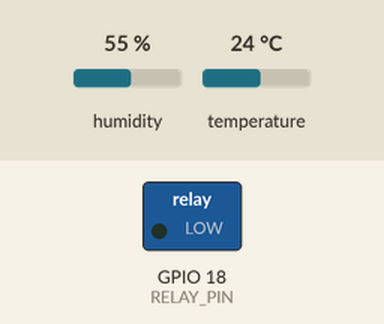
Simulated run of this sketch. Board: ESP32. Parts: switched loads named in the sketch (green lamp = pin HIGH). The test bench sets the inputs (shaded band); at power-on: temperature 24 °C, humidity 55 %. WiFi joins after 1.5 s; servers stay silent unless stated; no MQTT or app messages arrive unless stated; what the sketch prints to the serial monitor is not drawn.

Above: at 3.2 s.
3.3 s: temperature set to 28 °C
11.5 s: temperature set to 31 °C
At 15.4 s:
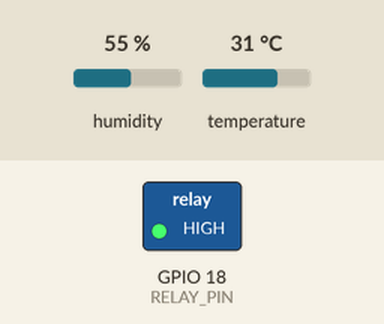
18.2 s: temperature set to 12 °C
At 20.4 s:
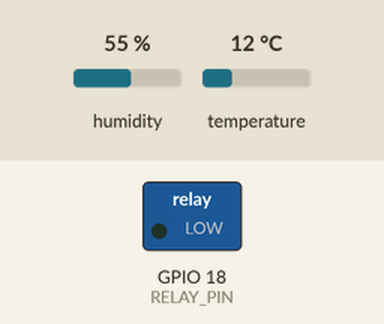
24.9 s: temperature set to 33 °C
At 25.4 s:
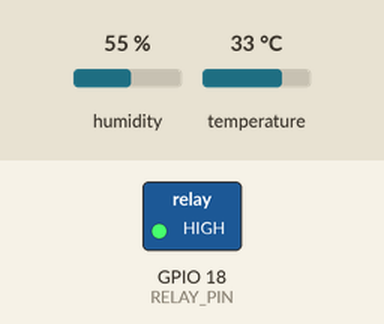
Timing chart, 0 to 27.9 s (numbered marks = the images above; inputs shaded):
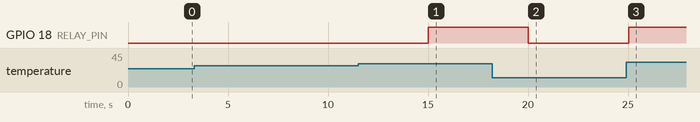

Measured:
- the behaviour switches between 29 and 30 °C on temperature (found by bisection; images 0 and 1)
- after the input at 3.3 s, every drawn part: stays the same
- after the input at 11.5 s, GPIO 18 (RELAY_PIN): LOW → HIGH after 3.5 s
- after the input at 18.2 s, GPIO 18 (RELAY_PIN): HIGH → LOW after 1.8 s
- after the input at 24.9 s, GPIO 18 (RELAY_PIN): LOW → HIGH after 0.13 s

The sketch:

esp32mosqdhtrelay.ino
```cpp
#include <WiFi.h>
#include <PubSubClient.h>
#include <DHT.h>
#include <ArduinoJson.h>

// ---------------- Pin & Sensor Configuration ----------------
#define DHTPIN 4          // D4 (GPIO 4)
#define DHTTYPE DHT11     // DHT11 sensor
#define RELAY_PIN 18      // D18 (GPIO 18)

// Set to true if your relay turns ON with LOW (active-low module),
// or false if it turns ON with HIGH (active-high module).
const bool RELAY_ACTIVE_LOW = false;

// ---------------- Wi-Fi & MQTT Configuration ----------------
const char* WIFI_SSID = "myUUM_Guest";
const char* WIFI_PASSWORD = ""; // Open network (no password)

const char* MQTT_SERVER = "10.19.5.233";
const int MQTT_PORT = 1884;
const char* MQTT_USER = "ahmadhanis";
const char* MQTT_PASS = "abc123";
const char* MQTT_TOPIC = "students/ahmadhanis/sensor";

// Publish interval (in milliseconds)
const unsigned long PUBLISH_INTERVAL_MS = 5000;

// ---------------- Global Objects & State ----------------
WiFiClient espClient;
PubSubClient mqttClient(espClient);
DHT dht(DHTPIN, DHTTYPE);

unsigned long lastPublishMs = 0;
bool relayState = false; // false = OFF, true = ON

void setRelay(bool turnOn) {
  relayState = turnOn;
  if (RELAY_ACTIVE_LOW) {
    digitalWrite(RELAY_PIN, turnOn ? LOW : HIGH);
  } else {
    digitalWrite(RELAY_PIN, turnOn ? HIGH : LOW);
  }
}

void connectWiFi() {
  if (WiFi.status() == WL_CONNECTED) return;

  Serial.print("Connecting to Wi-Fi: ");
  Serial.println(WIFI_SSID);

  WiFi.mode(WIFI_STA);
  WiFi.begin(WIFI_SSID); // Open Wi-Fi (no password)

  unsigned long startAttempt = millis();
  while (WiFi.status() != WL_CONNECTED && millis() - startAttempt < 20000) {
    delay(500);
    Serial.print(".");
  }

  if (WiFi.status() == WL_CONNECTED) {
    Serial.println("\nWi-Fi connected!");
    Serial.print("IP Address: ");
    Serial.println(WiFi.localIP());
  } else {
    Serial.println("\nWi-Fi connection timed out. Will retry...");
  }
}

void connectMQTT() {
  if (WiFi.status() != WL_CONNECTED) {
    connectWiFi();
    if (WiFi.status() != WL_CONNECTED) return;
  }

  mqttClient.setServer(MQTT_SERVER, MQTT_PORT);

  while (!mqttClient.connected() && WiFi.status() == WL_CONNECTED) {
    String clientId = "ESP32_ahmadhanis_" + String((uint32_t)ESP.getEfuseMac(), HEX);
    Serial.print("Connecting to MQTT broker ");
    Serial.print(MQTT_SERVER);
    Serial.print(":");
    Serial.print(MQTT_PORT);
    Serial.print(" ... ");

    if (mqttClient.connect(clientId.c_str(), MQTT_USER, MQTT_PASS)) {
      Serial.println("connected!");
    } else {
      Serial.print("failed (rc=");
      Serial.print(mqttClient.state());
      Serial.println("). Retrying in 3 seconds...");
      delay(3000);
    }
  }
}

void publishSensorData() {
  float humidity = dht.readHumidity();
  float temperature = dht.readTemperature(); // Celsius

  if (isnan(humidity) || isnan(temperature)) {
    Serial.println("Failed to read from DHT11 sensor!");
    return;
  }

  // Example relay logic: turn ON relay if temperature >= 30.0 C (adjust to your need)
  if (temperature >= 30.0) {
    setRelay(true);
  } else {
    setRelay(false);
  }

  // Build JSON payload matching your topic/broker setup
  JsonDocument doc;
  doc["device"] = "esp32_ahmadhanis";
  doc["temperature_c"] = round(temperature * 10) / 10.0;
  doc["humidity_pct"] = round(humidity * 10) / 10.0;
  doc["relay"] = relayState ? "ON" : "OFF";

  char payload[256];
  size_t len = serializeJson(doc, payload, sizeof(payload));

  if (len > 0 && mqttClient.publish(MQTT_TOPIC, payload)) {
    Serial.print("Published to [");
    Serial.print(MQTT_TOPIC);
    Serial.print("]: ");
    Serial.println(payload);
  } else {
    Serial.println("MQTT publish failed!");
  }
}

void setup() {
  Serial.begin(115200);
  delay(500);

  pinMode(RELAY_PIN, OUTPUT);
  setRelay(false); // Start with relay OFF

  dht.begin();
  connectWiFi();
  connectMQTT();
}

void loop() {
  if (WiFi.status() != WL_CONNECTED) {
    connectWiFi();
  }

  if (!mqttClient.connected()) {
    connectMQTT();
  }
  mqttClient.loop();

  unsigned long now = millis();
  if (now - lastPublishMs >= PUBLISH_INTERVAL_MS) {
    lastPublishMs = now;
    publishSensorData();
  }
}
```
